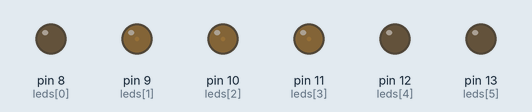
This sketch was run on a simulated Arduino Uno, built with avr-gcc and run on an emulated ATmega328P. On the bench: output pins drawn as LEDs (lit = HIGH).

Above: at 0.05 s.
At 0.65 s:
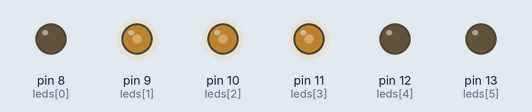
At 0.95 s:
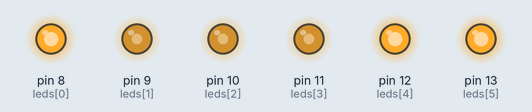
At 1.4 s:
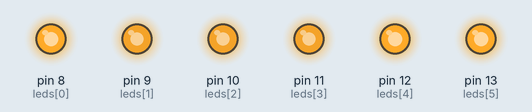
At 2.75 s:
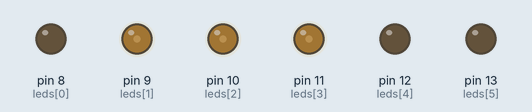
Timing chart, 0 to 7.1 s (numbered marks = the images above):
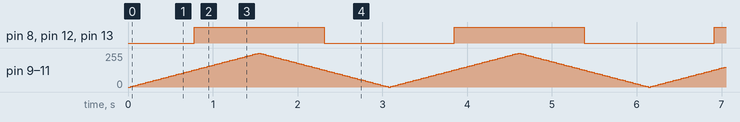

The sketch:

bonus5.ino
```cpp
const int leds[] = {8, 9, 10, 11, 12, 13}; // LEDs sur broches PWM
const int nLeds = sizeof(leds)/sizeof(leds[0]);

int brightness = 0;     // Intensité actuelle
int fadeAmount = 5;     // Vitesse de variation
bool increasing = true; // Sens de la respiration

void setup() {
  for (int i = 0; i < nLeds; i++) {
    pinMode(leds[i], OUTPUT);
  }
}

void loop() {
  // Appliquer la même luminosité à toutes les LEDs
  for (int i = 0; i < nLeds; i++) {
    analogWrite(leds[i], brightness);
  }

  // Modifier la luminosité
  if (increasing) {
    brightness += fadeAmount;
    if (brightness >= 255) {
      brightness = 255;
      increasing = false;
    }
  } else {
    brightness -= fadeAmount;
    if (brightness <= 0) {
      brightness = 0;
      increasing = true;
    }
  }

  delay(30); // Ajuste la vitesse de la respiration
}
```

Measured:
- by itself, pin 8 (leds[0]), pin 12 (leds[4]), pin 13 (leds[5]): alternates HIGH for 1.5 s and LOW for 1.5 s
